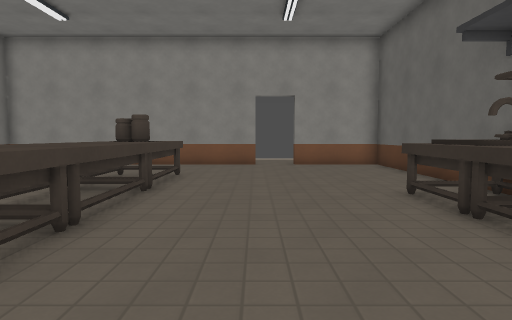
View 1 (above)

12 first-person views from a walk through a level from a Godot 3-D game. The camera is 1.2 m above the floor, tilts 4° down and sees 75° across. The floor is counted in squares, 1 m on a side. Each view is taken from the middle of a square. On the plan, view 1 faces up. The plan holds only what a view shows up to about 14 squares ahead; the rest is blank. Surface patterns are stand-ins for the level's own textures.

View 2
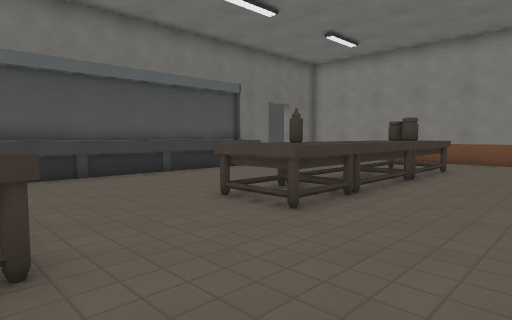

View 3
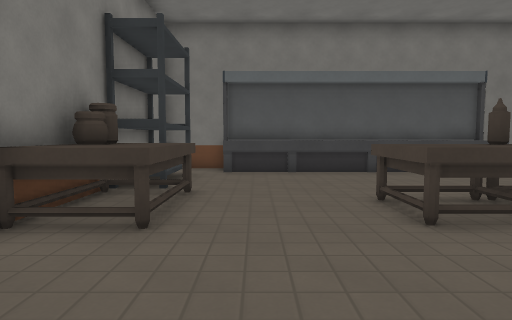

View 4
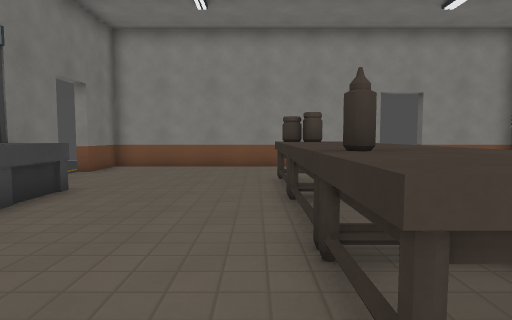

View 5
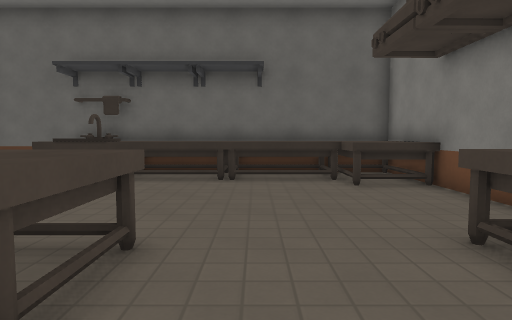

View 6
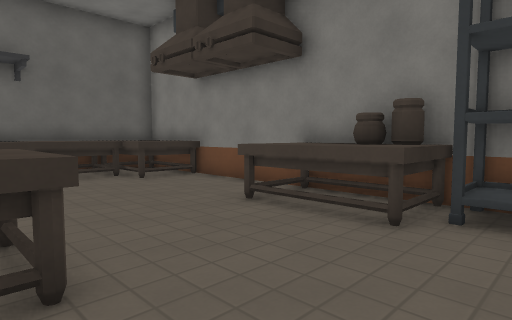

View 7
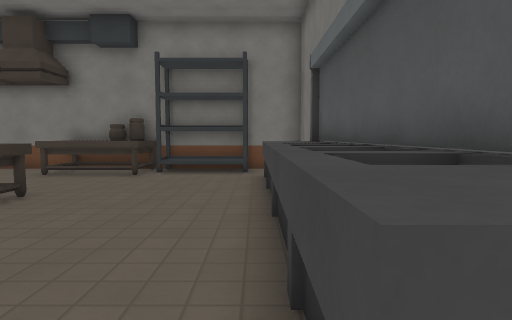

View 8
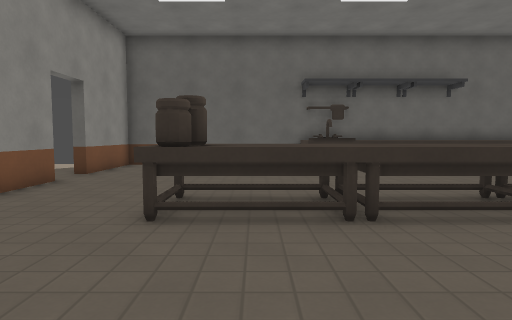

View 9
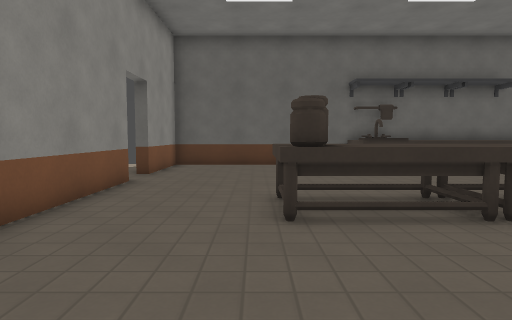

View 10
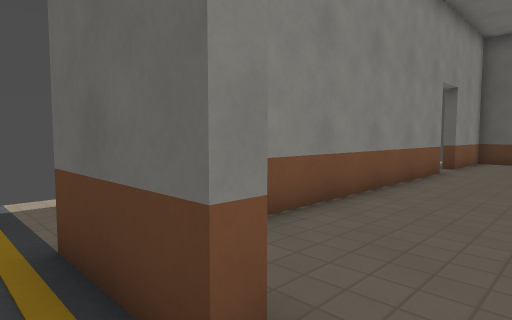

View 11
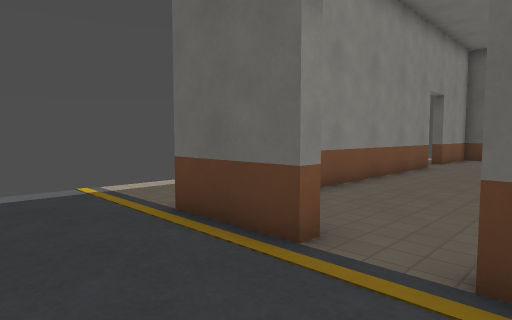

View 12
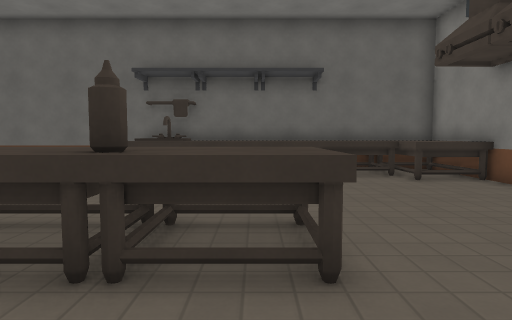

### Floor plan
Key: @ floor where view 1 was taken; # wall or solid block; . floor; ^ raised ledge; J jar; S sink; R rack.
Columns run from 14 left of view 1 to 5 right of it. Each row starts with its distance up from view 1.
 18  ....
 17  ....
 16  ....           ...
 15  ..########### .^###
 14 ...#...............#
 13 ...#...............#
 12  ..................#
 11   .................#
 10 . .#......JJ.......#
  9    #......^^.......#
  8    #^^....^^.......#
  7    #^^....^^.....SS#
  6    #^^....^^.....SSS
  5    #^^....^^.....SS#
  4    #^^....^^.....^^^
  3    #^^....^^.....^^^
  2    # ^....^^.....^^^
  1    #^^...........^^^
  0    # ^........@..^^^
 -1    #^^...........^^^
 -2    # RRRR^^^^...^^^^
 -3    ##RRRRJJ^^...^^^^
 -4    #################

Where each view was taken, in squares from view 1:
view 1: 0 up, 0 right, facing up
view 2: 2 down, 1 right, facing up-left
view 3: 0 up, 2 right, facing left
view 4: 1 up, 5 left, facing up
view 5: 1 up, 6 left, facing right
view 6: 3 up, 7 left, facing down-right
view 7: 9 up, 9 left, facing down
view 8: 9 up, 9 left, facing right
view 9: 11 up, 9 left, facing right
view 10: 11 up, 12 left, facing up-right
view 11: 10 up, 14 left, facing up-right
view 12: 3 up, 7 left, facing right
